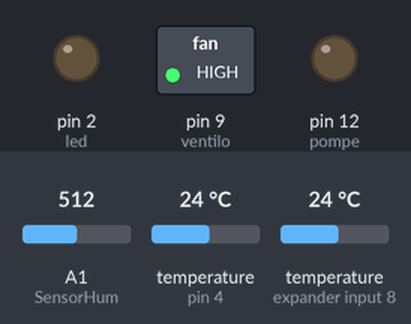
Bench run of a sketch on a simulated Arduino Uno, built with avr-gcc and run on an emulated ATmega328P. Shown: switched loads named in the sketch (green lamp = pin HIGH), output pins drawn as LEDs (lit = HIGH). The inputs (shaded band) are chosen by the test bench; at power-on: temperature (sensors on pin 4, expander input 8) 24 °C, A1 (SensorHum) = 512.

Above: at 2.8 s.
2.9 s: temperature (sensor on pin 4) set to 20.6 °C
6.5 s: temperature (sensor on pin 4) set to 19.3 °C
At 10.0 s:
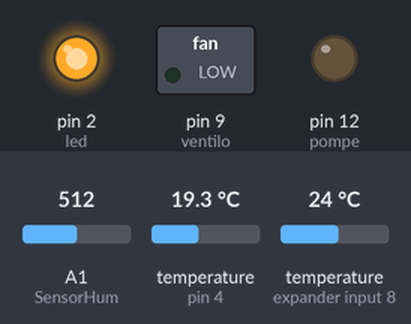
10.3 s: A1 (SensorHum) set to 218
13.6 s: A1 (SensorHum) set to 186
At 17.1 s:
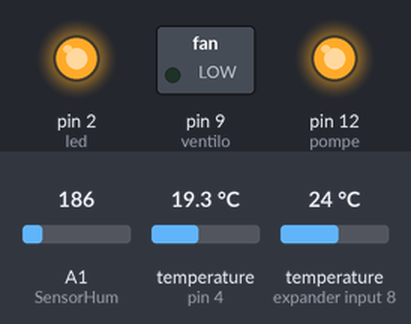
Timing chart, 0 to 19.5 s (numbered marks = the images above; inputs shaded):
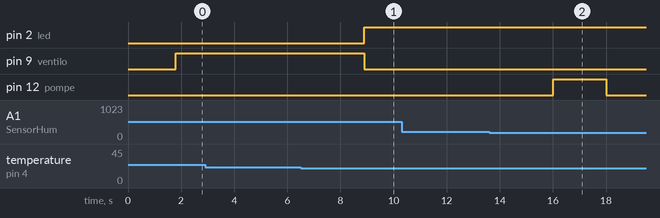

The sketch:

AUTOMATISATION.ino
```cpp
#include <OneWire.h>
#include <DallasTemperature.h>
#include <SoftwareSerial.h>

#define ONE_WIRE_BUS 4 //4 = numéro d'entrée port 4

OneWire oneWire(ONE_WIRE_BUS);
DallasTemperature sensors(&oneWire);

byte sensor2 [ 8 ] = { 0x28 , 0xF1 , 0x3F , 0x5E , 0x12 , 0x21 , 0x01 , 0x23 } ; //sonde nico
byte sensor1 [ 8 ] = { 0x28 , 0x05 , 0x57 , 0x75 , 0x12 , 0x21 , 0x01 , 0x46 } ; //sonde lucien

const int ventilo=9;
const int led=2;
const int pompe=12;
float Tchoisi = 20; // température idéal
String fromPython; //chaine venant de python via port série
float Humidite;
int SensorHum=1;
int HumiditeIdeale=20;
int i=101;
int etatVentilo=0;
int etatPompe=0;
int etatLed=0;
int tempRecue=0;
int humRecue=0;

void setup() {

  Serial.begin(9600);

  sensors.begin();

  pinMode(pompe, OUTPUT);
  digitalWrite(pompe, LOW);

  pinMode(led, OUTPUT);
  digitalWrite(led, LOW);

  pinMode(ventilo, OUTPUT);
  digitalWrite(ventilo, LOW);
}


void loop() {

sensors.requestTemperatures();

float temp = sensors.getTempC(sensor1);
float tempext = sensors.getTempC(sensor2);

  Humidite = analogRead(SensorHum);
  Humidite = (Humidite*100)/1023;

delay(1000);
i+=1;


 //allumer la pompe si H<HumiditeIdeal
 if (i>100){
  if(Humidite<HumiditeIdeale){
    digitalWrite(pompe, HIGH);
    etatPompe=1;
    delay(2000);
    digitalWrite(pompe, LOW);
    etatPompe=0;
    i=0;
  }
 }

 if(temp>Tchoisi){
    digitalWrite(ventilo, HIGH);
    etatVentilo=1;
    digitalWrite(led,LOW);
    etatLed=0;
 }
 if (temp<Tchoisi) {
  digitalWrite(ventilo,LOW);
  etatVentilo=0;
  digitalWrite(led,HIGH);
  etatLed=1;
 }

  if (Serial.available()) {
    fromPython = Serial.readStringUntil('\n');
    if(fromPython == "?"){
      Serial.print(tempext);
      Serial.print("/");
      Serial.print(temp);
      Serial.print("/");
      Serial.print(Humidite);
      Serial.print("/");
      Serial.print(etatVentilo);
      Serial.print("/");
      Serial.print(etatLed);
      Serial.print("/");
      Serial.println(etatPompe);
    }

     if(fromPython == "setTemp"){
      Serial.println("Saisissez la nouvelle valeure de température : ");
      delay(5000);
      if (Serial.available()) {
        Tchoisi =(Serial.readString()).toInt();
        Serial.print("Valeur de la temperature modifiée : ");
        Serial.println(Tchoisi);
      }
     }

      if(fromPython == "setHum"){
        Serial.println("saisissez la nouvelle valeure d'humidité :");
        delay(5000);
        if (Serial.available()) {
          HumiditeIdeale=(Serial.readString()).toInt();
          Serial.print("Valeur de l'humidité modifiée : ");
          Serial.println(HumiditeIdeale);
        }
      }
  }
} 
```

Measured:
- the behaviour switches between 20 and 19.9 °C on temperature (sensor on pin 4) (found by bisection; images 0 and 1)
- the behaviour switches between 205 and 204 on A1 (SensorHum) (found by bisection; images 1 and 2)
- after the input at 2.9 s, every drawn part: stays the same
- after the input at 6.5 s, pin 2 (led): LOW → HIGH after 2.4 s; pin 9 (ventilo): HIGH → LOW after 2.4 s
- after the input at 10.3 s, every drawn part: stays the same
- after the input at 13.6 s, pin 12 (pompe): LOW → HIGH after 2.4 s, → LOW 2.0 s later
